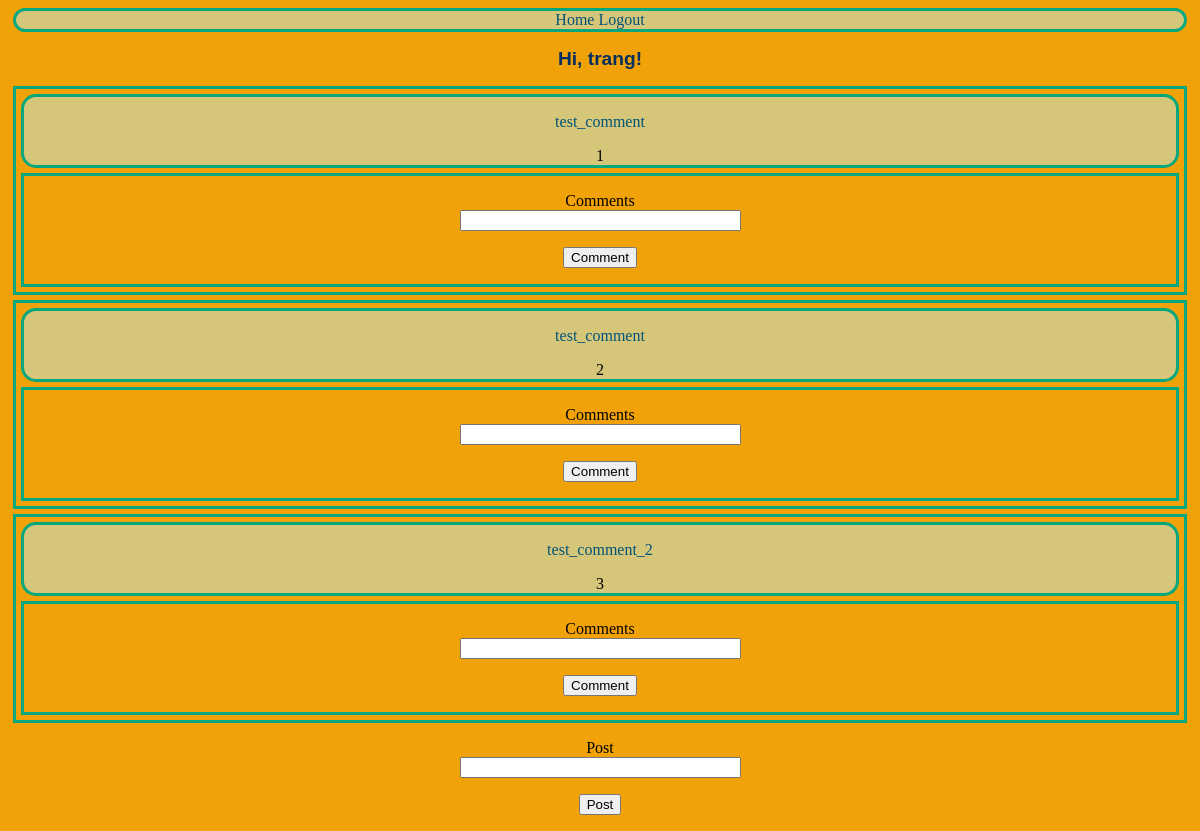
Before: /index (signed in) with the older database file.
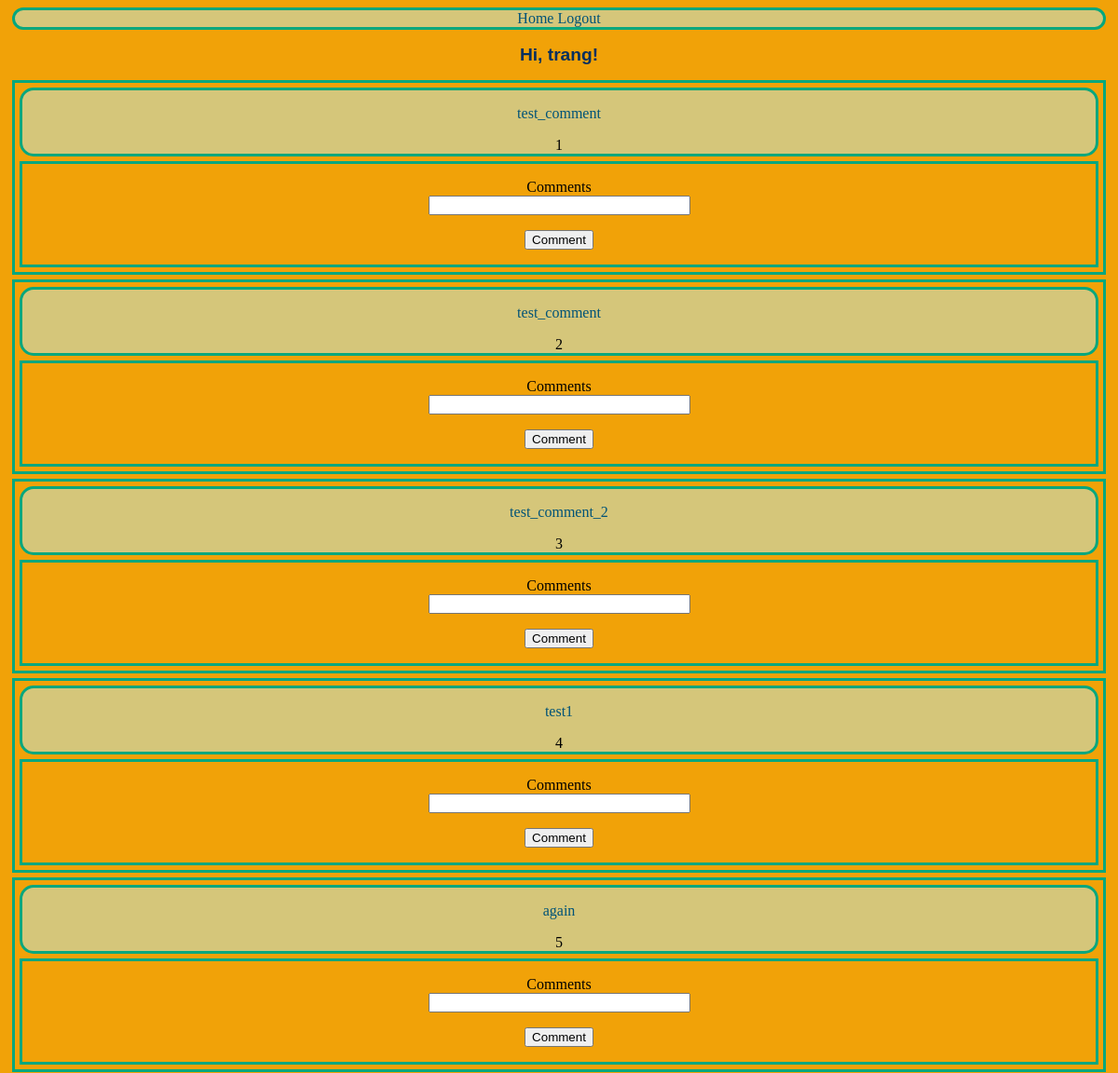
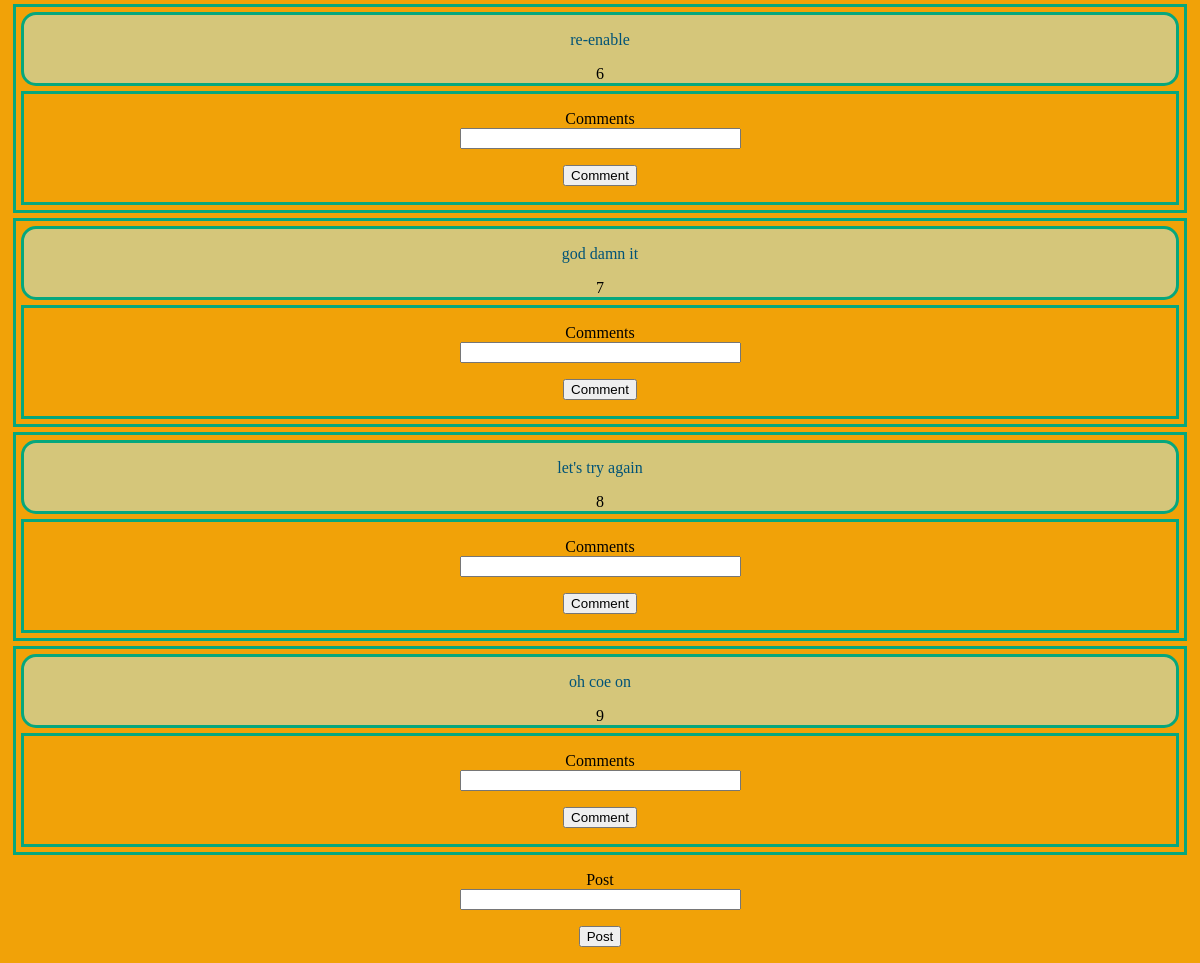
After: the same page with the newer database file (2 pictures, top to bottom).
### models.py (models this page shows, shortened)
class User(UserMixin, db.Model):
    id = db.Column(db.Integer, primary_key=True)
    username = db.Column(db.String(50), index=True, unique=True)
    email = db.Column(db.String(120), index=True, unique=True)
    password = db.Column(db.String(128))
    posts = db.relationship('Post', backref='author', lazy='dynamic')

class Post(db.Model):
    id = db.Column(db.Integer, primary_key=True)
    body = db.Column(db.String(250))
    title = db.Column(db.String(80))
    timestamp = db.Column(db.DateTime, index=True, default=datetime.utcnow)
    upvote = db.Column(db.Integer, default=0)
    downvote = db.Column(db.Integer, default=0)
    user_id = db.Column(db.Integer, db.ForeignKey('user.id'))

### main.py (the view)
@app.route('/')
@app.route('/index', methods=['GET', 'POST'])
@login_required
def index():
    all_posts = Post.query.all()
    all_comments = Comment.query.all()
    post_form = ForumPostForm()
    comment_form = CommentForm()
    if post_form.validate_on_submit():
        post = Post(body=post_form.post.data)
        db.session.add(post)
        db.session.commit()
        flash('Succesfully posted!')
        return redirect('index')
    return render_template('index.html', title='Home', posts=all_posts, form=post_form, comment_form=comment_form)

### forms.py
class ForumPostForm(FlaskForm):
    post = StringField('Post', validators=[DataRequired()])
    submit = SubmitField('Post')

class CommentForm(FlaskForm):
    comment = StringField('Comments', validators=[DataRequired()])
    submit = SubmitField('Comment')

### models.py (called while the page is built)
@login.user_loader
def load_user(id):
    return User.query.get(int(id))

### templates/index.html (shortened to what this page needs)
{% extends "base.html" %}
{% block content %}
    <link rel="stylesheet" href="{{ url_for('static', filename='index.css') }}">
    <h1>Hi, {{ current_user.username }}!</h1>
    {% for post_form in posts %}
        <div class="post-container">
            <div class="post">
                <p class="body">{{ post_form.body }}</p>
                <span>{{ post_form.id }}</span>
            </div>
            <div class="comment">
                <form action="" method="post" class="comment-form">
                <p>
                    {{ comment_form.comment.label }}<br>
                    {{ comment_form.comment(size=32) }}<br>
                </p>
                <p>{{ comment_form.submit() }}</p>
            </form>
            </div>
        </div>
    {% endfor %}
{% endblock %}
{% block footer %}
    <form action="" method="post" class="post-form">
            <p>
                {{ form.post.label }}<br>
                {{ form.post(size=32) }}<br>
            </p>
            <p>{{ form.submit() }}</p>
        </form>
{% endblock %}

### templates/base.html (shortened to what this page needs)
<head>
    <link rel="stylesheet" href="{{ url_for('static', filename='base.css') }}">
</head>
<body>
    <div class="nav-bar">
        <a href="{{ url_for('index') }}">Home</a>
        {% if current_user.is_anonymous %}
        <a href="{{ url_for('login') }}">Login</a>
        {% else %}
        <a href="{{ url_for('logout') }}">Logout</a>
        {% endif %}
    </div>
    <section class="content">
        {% block content %}
        {% endblock %}
        <footer>
            {% block footer %}
            {% endblock %}
        </footer>
    </section>
</body>

### static/base.css (style rules this page uses)
body { background-color: var(--main-bg-color); text-align: center; }
a { text-decoration: none; color: var(--aux-text-color); }
.nav-bar { background-color: var(--aux-bg-color); color: var(--aux-text-color); font-size: medium; border-radius: 15px; }

### static/index.css (style rules this page uses)
h1 { text-align: center; font-size: larger; font-family: 'Ubuntu', 'Lucida Grande', 'Lucida Sans Unicode', 'Geneva', 'Verdana', sans-serif; color: var(--main-text-color) }
div.post { background-color: var(--aux-bg-color); border-radius: 15px; }
div.post p.body { color: var(--aux-text-color); font-size: medium; }
div { border: solid #06A77D 3px; margin: 5px; }

Changed rows visible on the page:
added Post: body "test1", id "4", comment.label "Comments"
added Post: body "again", id "5", comment.label "Comments"
added Post: body "re-enable", id "6", comment.label "Comments"
added Post: body "god damn it", id "7", comment.label "Comments"
added Post: body "let's try again", id "8", comment.label "Comments"
added Post: body "oh coe on", id "9", comment.label "Comments"
